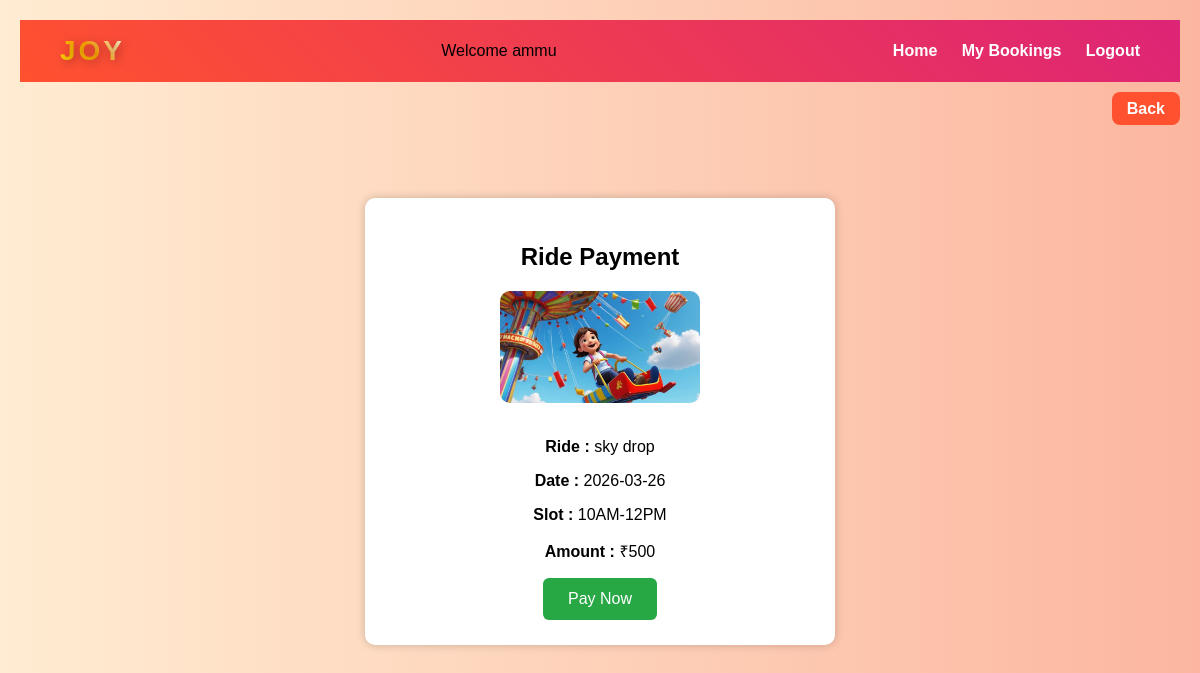
The page /payment.php?id=2 (signed in) on the database its author committed.
### tables this page shows
CREATE TABLE IF NOT EXISTS `bookings` (
  `id` int NOT NULL AUTO_INCREMENT,
  `user_id` int DEFAULT NULL,
  `ride_id` int DEFAULT NULL,
  `booking_date` date DEFAULT NULL,
  `slot_time` varchar(50) DEFAULT NULL,
  `amount` int DEFAULT NULL,
  `status` varchar(20) NOT NULL,
  `ticket_image` varchar(255) NOT NULL,
  `cancel_date` date DEFAULT NULL,
  `refund_status` varchar(20) DEFAULT 'Pending',
  `created_at` datetime DEFAULT CURRENT_TIMESTAMP,
  `staff_id` int NOT NULL,
  PRIMARY KEY (`id`)
);

CREATE TABLE IF NOT EXISTS `rides` (
  `id` int NOT NULL AUTO_INCREMENT,
  `ride_name` varchar(100) DEFAULT NULL,
  `price` int DEFAULT NULL,
  `age_limit` int DEFAULT NULL,
  `description` text,
  `images` varchar(100) DEFAULT NULL,
  `category` varchar(50) DEFAULT NULL,
  `capacity` int NOT NULL,
  `status` varchar(20) DEFAULT 'Active',
  PRIMARY KEY (`id`)
);

### payment.php (the view, shortened to what this page needs)
<?php
include("php/db.php");
$id = $_GET['id'];
$result = mysqli_query($conn,"
SELECT b.*, r.ride_name, r.price, r.images
FROM bookings b
JOIN rides r ON b.ride_id = r.id
WHERE b.id='$id'
AND b.user_id='".$_SESSION['user_id']."'");
$data = mysqli_fetch_assoc($result);
$amount = $data['amount'];
?>
<!DOCTYPE html>
<html>
<head>
</head>
<body>
<head>
<link rel="stylesheet" href="css/style.css">
</head>
<body>
<div class="navbar">
    <div class="logo">
        <span class="joy-text">JOY</span>
    </div>
    <span class="user-name">
Welcome <?php echo isset($_SESSION['user_name']) ? $_SESSION['user_name'] : ""; ?>
</span>
    <div class="nav-links">
        <a href="index.php">Home</a>
        <a href="my_bookings.php">My Bookings</a>
        <a href="logout.php" class="logout">Logout</a>
    </div>
</div>
<br>
<div style="text-align:right; margin-bottom:20px;">
    <a href="book.php?id=<?php echo $data['ride_id']; ?>" class="back-btn">Back</a>
</div>
<div class="payment-box">
<h2>Ride Payment</h2>
<img src="images/<?php echo $data['images']; ?>" width="200"><br>
<p><b>Ride :</b> <?php echo $data['ride_name']; ?></p>
<p><b>Date :</b> <?php echo $data['booking_date']; ?></p>
<p><b>Slot :</b> <?php echo $data['slot_time']; ?></p>
<p><b>Amount :</b> ₹<?php echo $amount; ?></p>
<form action="payment_success.php" method="POST">
<button class="pay-btn" type="submit">Pay Now</button>
</form>
</div>
</body>
</html>

### style.css (style rules this page uses)
body { font-family: Arial, sans-serif; background-color: #f4f4f4; margin: 0; padding: 20px; }
.navbar { background: rgba(0,0,0,0.7); padding: 15px 30px; display: flex; justify-content: space-between; align-items: center; position: sticky; top: 0; z-index: 1000; }
.navbar a { color: white; text-decoration: none; margin-left: 20px; font-weight: bold; }
.joy-text { font-size: 28px; font-weight: bold; color: #ff8800; }
.joy-text { font-size:28px; font-weight:900; background: linear-gradient(45deg,#fff,#ffe600,#ff00cc); -webkit-background-clip: text; -webkit-text-fill-color: transparent; letter-spacing:3px; font-family: 'Trebuchet MS', sans-serif; text-shadow:2px 2px 10px rgba(0,0,0,0.3); }
body { margin:0; font-family: Arial, sans-serif; background: linear-gradient(to right, #ffecd2, #fcb69f); }
.navbar { display:flex; justify-content:space-between; align-items:center; padding:15px 40px; background: linear-gradient(45deg, #ff512f, #dd2476); }
.nav-links a { color:white; text-decoration:none; margin-left:20px; font-weight:bold; }
.joy-text { font-size:28px; font-weight:bold; background: linear-gradient(45deg, gold, orange, white); -webkit-background-clip:text; -webkit-text-fill-color:transparent; }
.back-btn { background:#ff512f; color:white; padding:8px 15px; border-radius:8px; text-decoration:none; font-weight:bold; }

### payment.php (style rules this page uses)
body { font-family: Arial; background:#f4f4f4; text-align:center; }
.payment-box { width:420px; margin:80px auto; background:white; padding:25px; border-radius:10px; box-shadow:0 0 10px rgba(0,0,0,0.2); }
.payment-box img { border-radius:10px; margin-bottom:15px; }
.pay-btn { background:#28a745; color:white; border:none; padding:12px 25px; font-size:16px; cursor:pointer; border-radius:6px; }

### rows shown on the page
bookings: ride.images (picture), ride.ride_name "sky drop", booking_date "2026-03-26", slot_time "10AM-12PM", amount "500"

### other values the page prints
$_SESSION['user_name'] "ammu"
